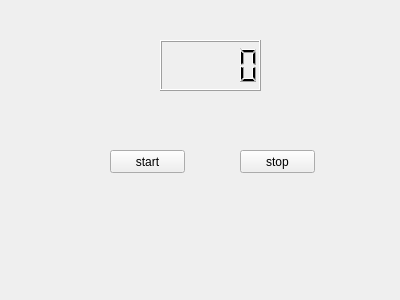
<?xml version="1.0" encoding="UTF-8"?>
<ui version="4.0">
 <class>Widget</class>
 <widget class="QWidget" name="Widget">
  <property name="geometry">
   <rect>
    <x>0</x>
    <y>0</y>
    <width>400</width>
    <height>300</height>
   </rect>
  </property>
  <property name="windowTitle">
   <string>Widget</string>
  </property>
  <widget class="QLCDNumber" name="lcdNumber">
   <property name="geometry">
    <rect>
     <x>160</x>
     <y>40</y>
     <width>101</width>
     <height>51</height>
    </rect>
   </property>
  </widget>
  <widget class="QPushButton" name="startButton">
   <property name="geometry">
    <rect>
     <x>110</x>
     <y>150</y>
     <width>75</width>
     <height>23</height>
    </rect>
   </property>
   <property name="text">
    <string>start</string>
   </property>
  </widget>
  <widget class="QPushButton" name="stopButton">
   <property name="geometry">
    <rect>
     <x>240</x>
     <y>150</y>
     <width>75</width>
     <height>23</height>
    </rect>
   </property>
   <property name="text">
    <string>stop</string>
   </property>
  </widget>
 </widget>
 <layoutdefault spacing="6" margin="11"/>
 <resources/>
 <connections/>
</ui>
